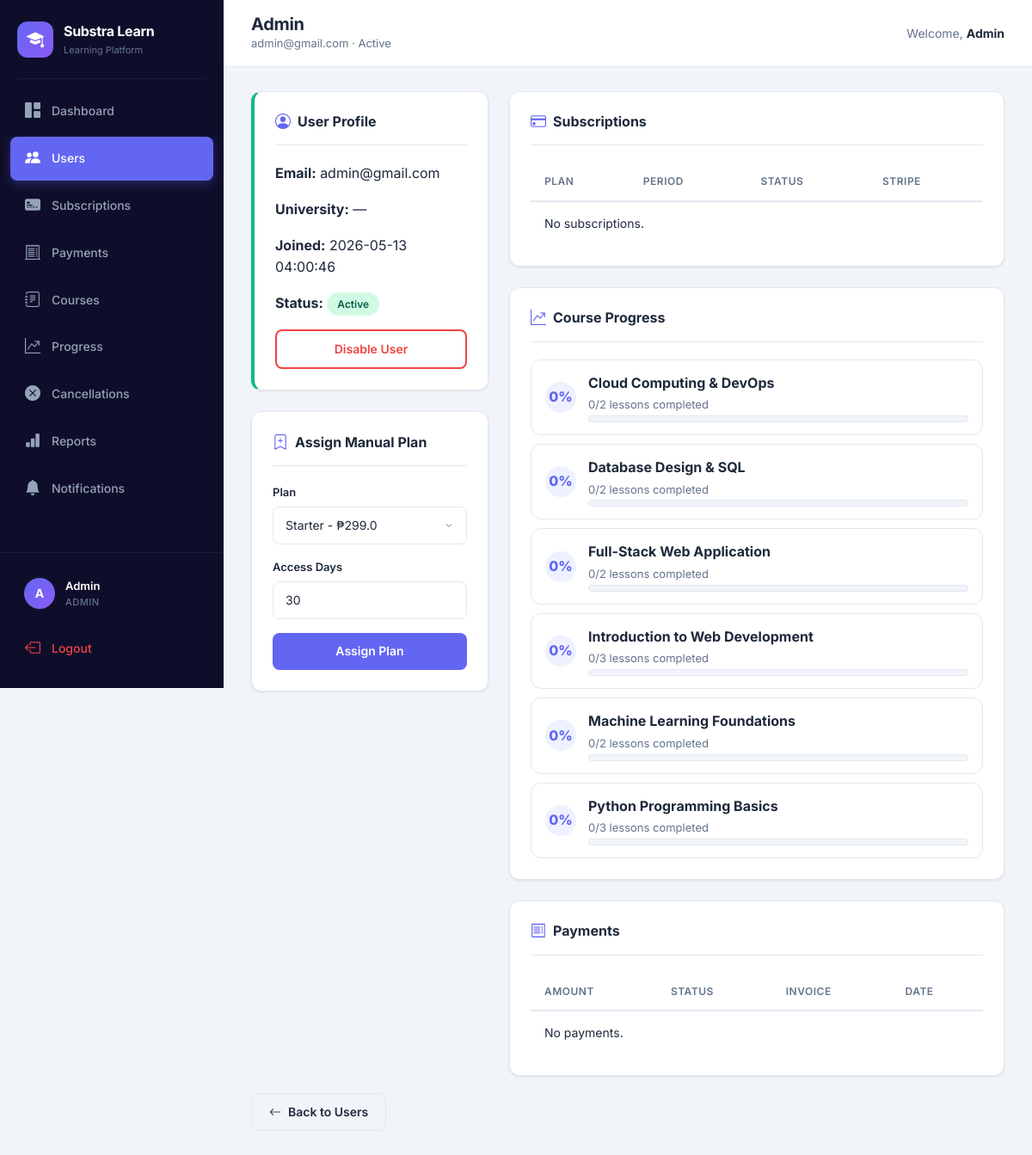
Before: /admin/user/1 (signed in) with the older database file.
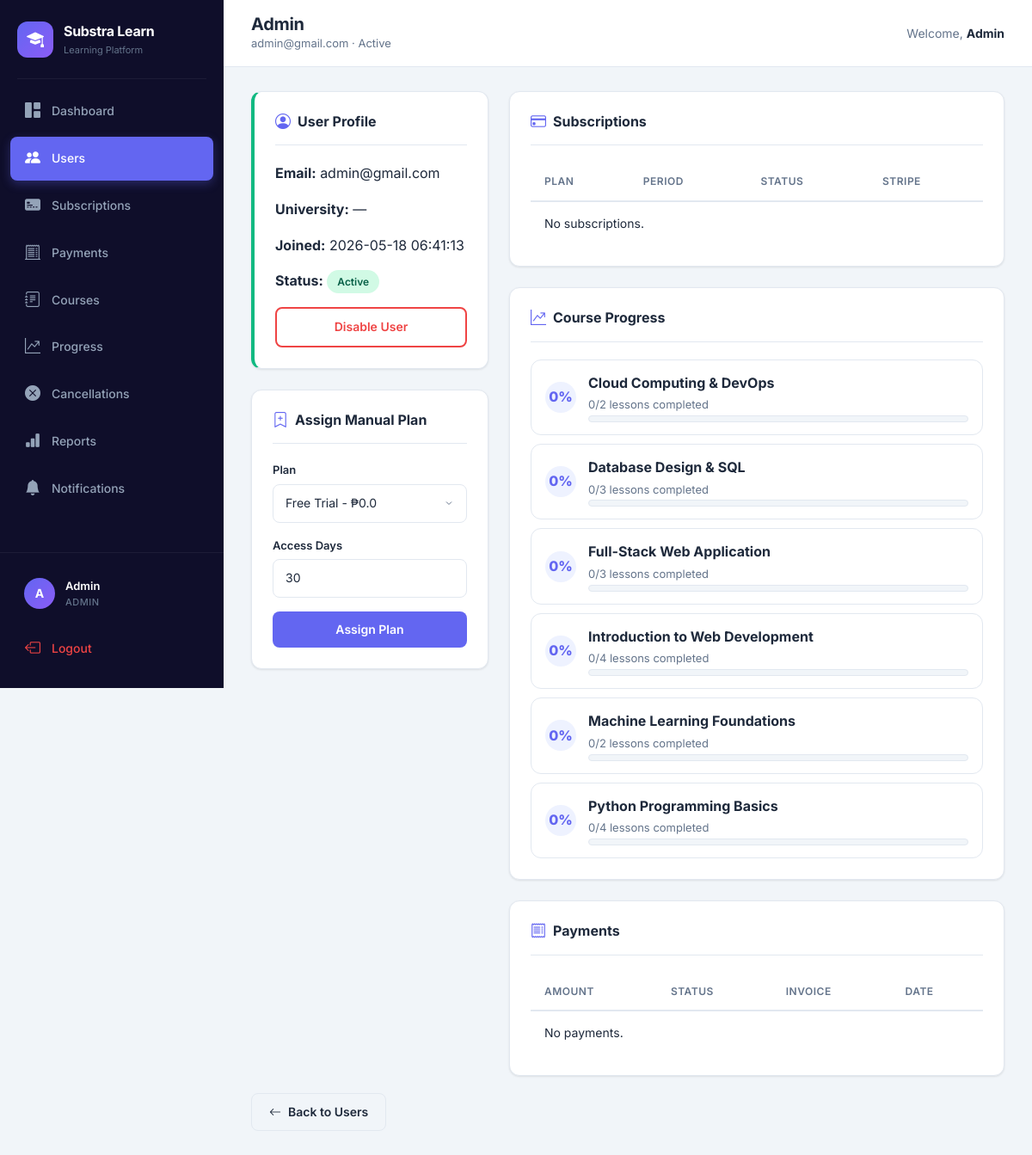
After: the same page with the newer database file.
### tables this page shows
CREATE TABLE users (
    id INTEGER PRIMARY KEY AUTOINCREMENT,
    name TEXT NOT NULL,
    email TEXT UNIQUE NOT NULL,
    password TEXT NOT NULL,
    role TEXT DEFAULT 'user',
    status TEXT DEFAULT 'active',
    university TEXT DEFAULT '',
    email_verified INTEGER DEFAULT 1,
    created_at TEXT DEFAULT (datetime('now'))
);

CREATE TABLE courses (
    id INTEGER PRIMARY KEY AUTOINCREMENT,
    title TEXT NOT NULL,
    description TEXT DEFAULT '',
    plan_id INTEGER NOT NULL,
    status TEXT DEFAULT 'draft',
    thumbnail_url TEXT DEFAULT '',
    level TEXT DEFAULT '',
    duration TEXT DEFAULT '',
    created_at TEXT DEFAULT (datetime('now')),
    FOREIGN KEY (plan_id) REFERENCES plans(id)
);

### app.py (the view)
@app.route("/admin/user/<int:user_id>")
@admin_required
def admin_user_detail(user_id):
    conn = get_db(); user = conn.execute("SELECT * FROM users WHERE id=?", (user_id,)).fetchone()
    if not user: conn.close(); flash("User not found", "danger"); return redirect("/admin/users")
    subs = conn.execute("""SELECT s.*, p.name as plan_name, p.price, p.billing_cycle FROM subscriptions s JOIN plans p ON s.plan_id=p.id WHERE s.user_id=? ORDER BY s.id DESC""", (user_id,)).fetchall()
    progress = conn.execute("""SELECT c.id, c.title, COUNT(DISTINCT l.id) total_lessons, COUNT(DISTINCT CASE WHEN COALESCE(lp.progress_percent,0)>=100 THEN l.id END) completed_lessons FROM courses c LEFT JOIN lessons l ON l.course_id=c.id LEFT JOIN lesson_progress lp ON lp.lesson_id=l.id AND lp.user_id=? GROUP BY c.id ORDER BY c.title""", (user_id,)).fetchall()
    payments = conn.execute("SELECT * FROM payments WHERE user_id=? ORDER BY id DESC", (user_id,)).fetchall()
    plans = conn.execute("SELECT * FROM plans WHERE status='active' ORDER BY price").fetchall(); conn.close()
    return render_template("admin_user_detail.html", user=user, subs=subs, progress=progress, payments=payments, plans=plans)

### app.py (called while the page is built)
def get_db():
    conn = sqlite3.connect(os.getenv("DATABASE_PATH", DB_PATH), timeout=10)
    conn.row_factory = sqlite3.Row
    conn.execute("PRAGMA journal_mode=WAL")
    conn.execute("PRAGMA busy_timeout=10000")
    conn.execute("PRAGMA foreign_keys=ON")
    return conn

def get_csrf_token():
    if "_csrf_token" not in session:
        session["_csrf_token"] = secrets.token_urlsafe(32)
    return session["_csrf_token"]

@app.context_processor
def inject_helpers():
    def csrf_field():
        return Markup(f'<input type="hidden" name="csrf_token" value="{escape(get_csrf_token())}">')
    return {"csrf_token": get_csrf_token, "csrf_field": csrf_field}

@app.before_request
def protect_posts():
    if request.method != "POST" or request.endpoint == "stripe_webhook":
        return
    sent = request.form.get("csrf_token", "")
    expected = session.get("_csrf_token", "")
    if not expected or not hmac.compare_digest(sent, expected):
        abort(400, "Invalid CSRF token")

### templates/admin_user_detail.html
{% extends "base.html" %}
{% block page_title %}{{ user['name'] }}{% endblock %}
{% block page_subtitle %}{{ user['email'] }} · {{ user['status']|title }}{% endblock %}
{% block content %}
<div class="row g-4">
  <div class="col-lg-4"><div class="content-card active-sub-card"><div class="card-header-custom"><h2 class="card-title"><i class="bi bi-person-circle"></i> User Profile</h2></div><p><strong>Email:</strong> {{ user['email'] }}</p><p><strong>University:</strong> {{ user['university'] or '—' }}</p><p><strong>Joined:</strong> {{ user['created_at'] }}</p><p><strong>Status:</strong> <span class="badge-status {{ 'badge-active' if user['status']=='active' else 'badge-expired' }}">{{ user['status']|title }}</span></p><form method="POST" action="/admin/user/{{ user['id'] }}/toggle_status" onsubmit="return confirmSubmit('Change this user status?')">{{ csrf_field()|safe }}<button class="btn-custom btn-outline-danger w-100">{{ 'Disable' if user['status']=='active' else 'Enable' }} User</button></form></div>
  <div class="content-card mt-4"><div class="card-header-custom"><h2 class="card-title"><i class="bi bi-bookmark-plus"></i> Assign Manual Plan</h2></div><form method="POST" action="/admin/user/{{ user['id'] }}/assign_plan">{{ csrf_field()|safe }}<div class="form-group"><label class="form-label">Plan</label><select name="plan_id" class="form-input">{% for p in plans %}<option value="{{ p['id'] }}">{{ p['name'] }} - ₱{{ p['price'] }}</option>{% endfor %}</select></div><div class="form-group"><label class="form-label">Access Days</label><input type="number" name="days" value="30" min="1" class="form-input"></div><button class="btn-custom btn-primary-custom w-100">Assign Plan</button></form></div></div>
  <div class="col-lg-8"><div class="content-card"><div class="card-header-custom"><h2 class="card-title"><i class="bi bi-credit-card"></i> Subscriptions</h2></div><div class="table-wrapper"><table class="table-custom"><thead><tr><th>Plan</th><th>Period</th><th>Status</th><th>Stripe</th></tr></thead><tbody>{% for s in subs %}<tr><td>{{ s['plan_name'] }}</td><td>{{ s['start_date'] }} → {{ s['end_date'] }}</td><td><span class="badge-status {{ 'badge-active' if s['status']=='active' else 'badge-expired' }}">{{ s['status']|title }}</span></td><td><span class="text-muted-custom">{{ s['stripe_subscription_id'] or 'Manual/local' }}</span></td></tr>{% else %}<tr><td colspan="4">No subscriptions.</td></tr>{% endfor %}</tbody></table></div></div>
  <div class="content-card mt-4"><div class="card-header-custom"><h2 class="card-title"><i class="bi bi-graph-up-arrow"></i> Course Progress</h2></div><div class="lesson-list">{% for r in progress %}{% set percent = ((r['completed_lessons'] / r['total_lessons'] * 100)|round|int) if r['total_lessons'] else 0 %}<div class="lesson-row"><div class="lesson-number">{{ percent }}%</div><div class="lesson-info"><strong>{{ r['title'] }}</strong><span>{{ r['completed_lessons'] }}/{{ r['total_lessons'] }} lessons completed</span><div class="progress-track progress-track-sm"><div class="progress-fill" style="width: {{ percent }}%;"></div></div></div></div>{% endfor %}</div></div>
  <div class="content-card mt-4"><div class="card-header-custom"><h2 class="card-title"><i class="bi bi-receipt"></i> Payments</h2></div><div class="table-wrapper"><table class="table-custom"><thead><tr><th>Amount</th><th>Status</th><th>Invoice</th><th>Date</th></tr></thead><tbody>{% for p in payments %}<tr><td>{{ p['currency'] }} {{ "%.2f"|format(p['amount']) }}</td><td>{{ p['status'] }}</td><td>{{ p['stripe_invoice_id'] or '—' }}</td><td>{{ p['paid_at'] or p['created_at'] }}</td></tr>{% else %}<tr><td colspan="4">No payments.</td></tr>{% endfor %}</tbody></table></div></div></div>
</div>
<div style="margin-top:20px;"><a href="/admin/users" class="btn-custom btn-secondary-custom"><i class="bi bi-arrow-left"></i> Back to Users</a></div>
{% endblock %}

Changed rows visible on the page:
changed users "Admin": created_at "2026-05-13 04:00:46" → "2026-05-18 06:41:13"
changed courses "Database Design & SQL": total_lessons "2" → "3"
changed courses "Full-Stack Web Application": total_lessons "2" → "3"
changed courses "Introduction to Web Development": total_lessons "3" → "4"
changed courses "Python Programming Basics": total_lessons "3" → "4"
Other visible differences:
form field plan_id: "Starter - ₱299.0" → "Free Trial - ₱0.0"
